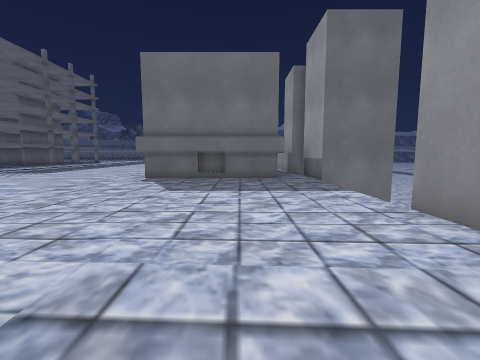
view 1 (above)

24 first-person views from a walk through a 3-D level made in the Unity game engine. The camera is 1.2 m above the floor, tilts 6° down and sees 90° across. The floor is counted in squares, 2 m on a side. Each view is taken from the middle of a square. On the plan, view 1 faces up. The plan holds only what a view shows up to about 9 squares ahead; the rest is blank. The place goes on beyond the plan. The player character is not drawn. Some surface patterns are stand-ins.

view 2
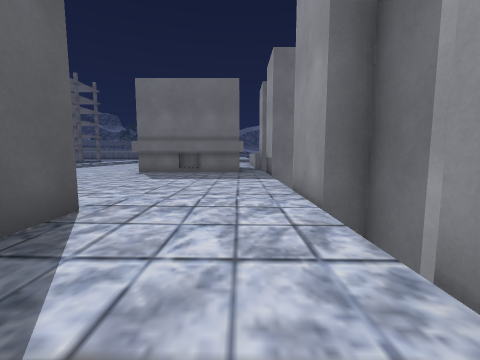

view 3
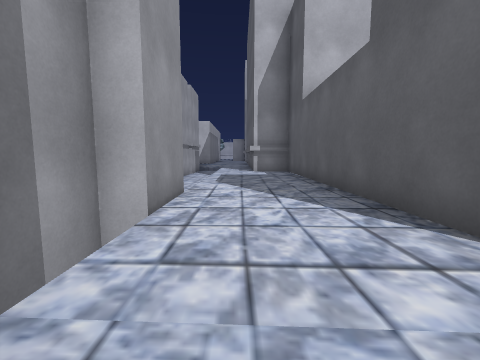

view 4
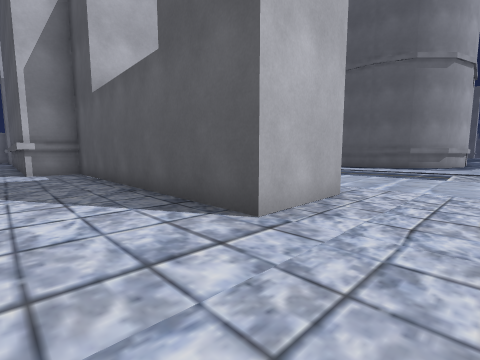

view 5
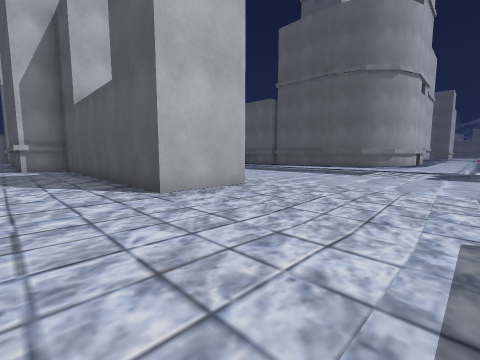

view 6
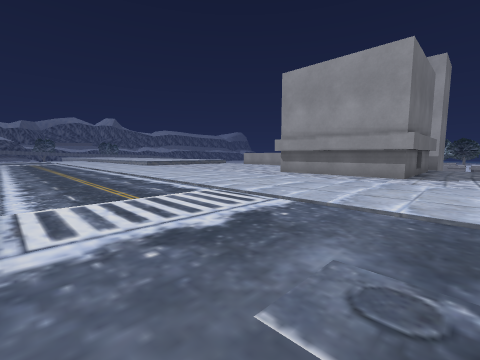

view 7
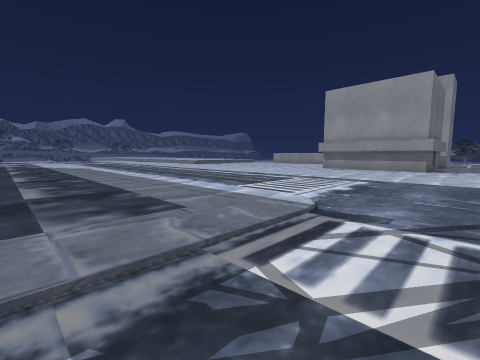

view 8
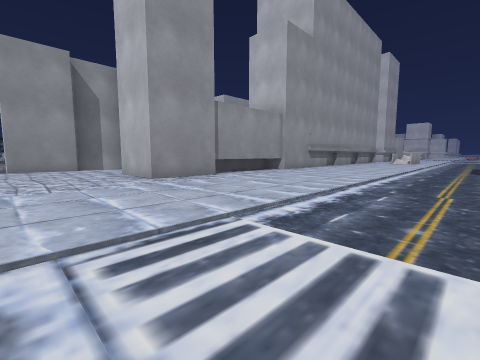

view 9
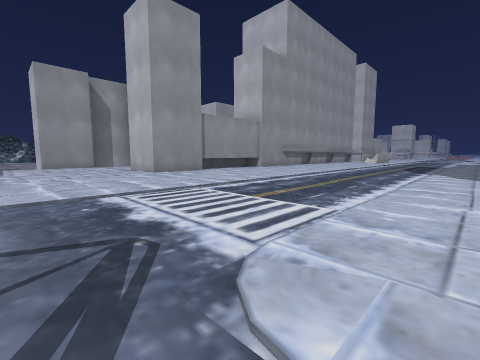

view 10
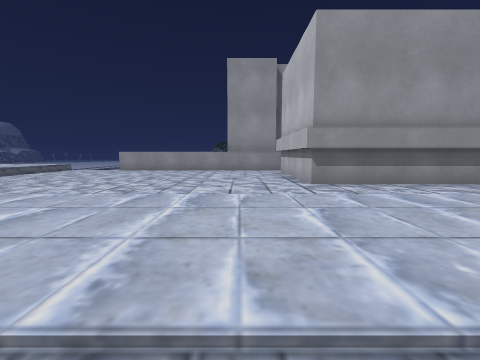

view 11
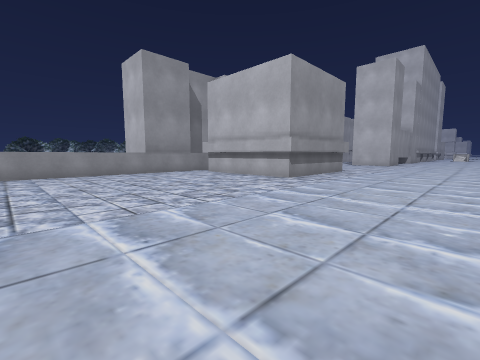

view 12
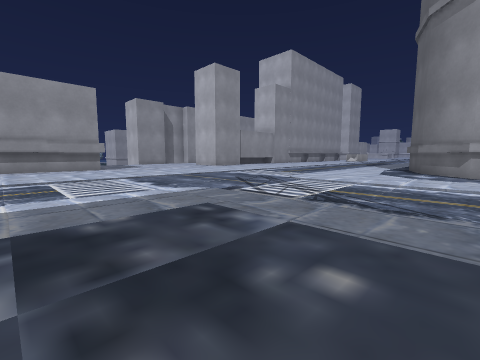

view 13
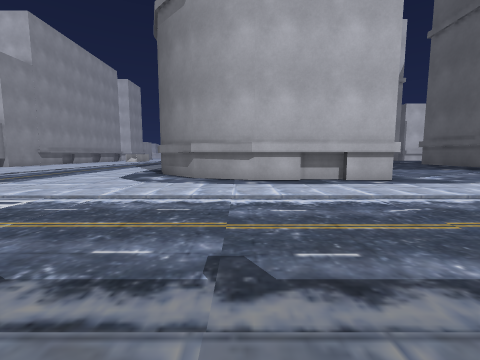

view 14
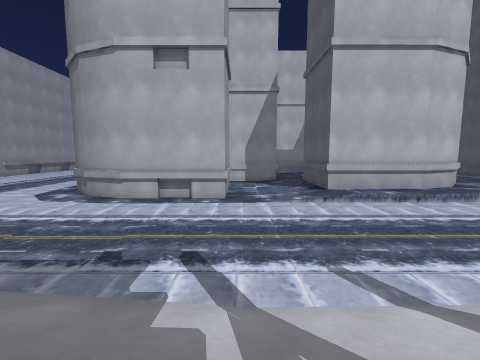

view 15
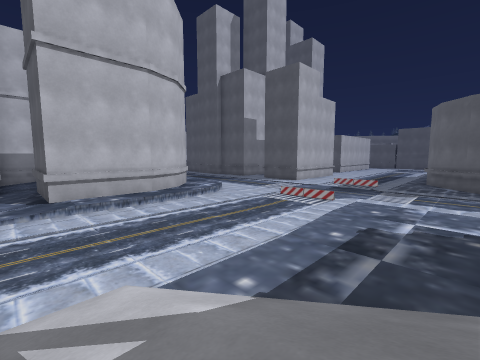

view 16
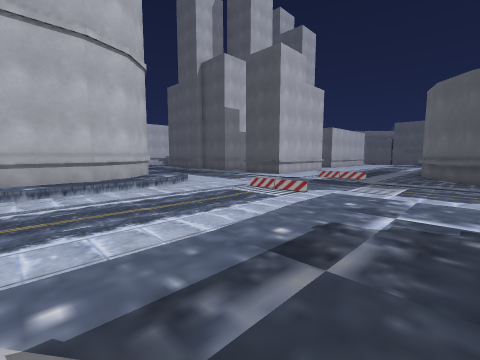

view 17
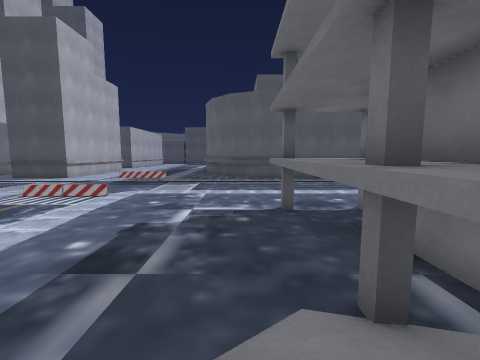

view 18
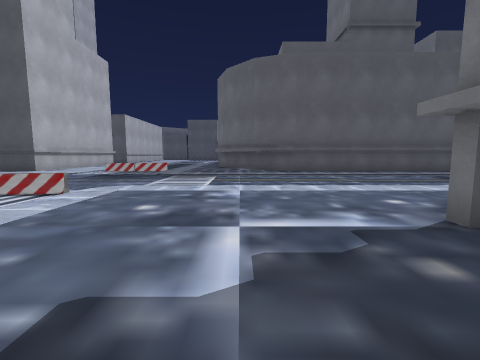

view 19
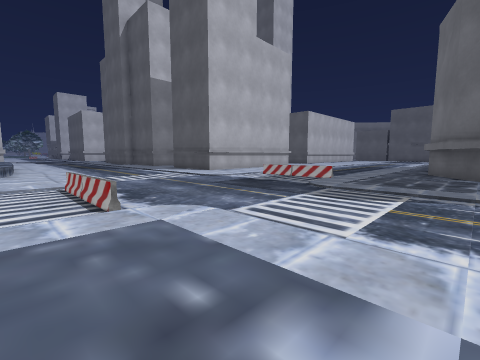

view 20
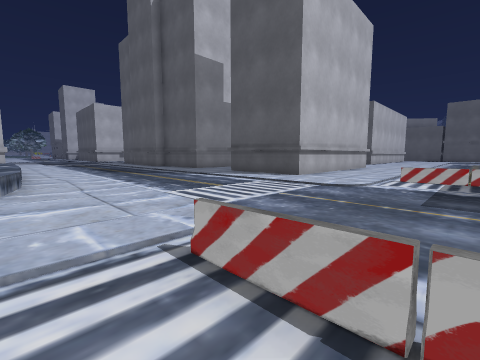

view 21
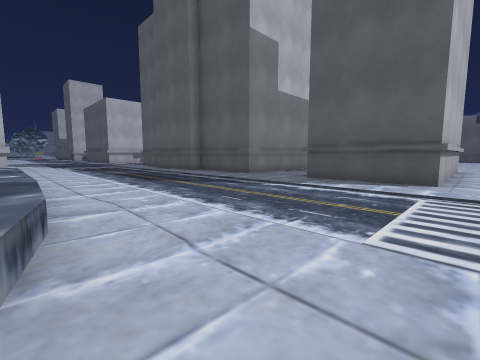

view 22
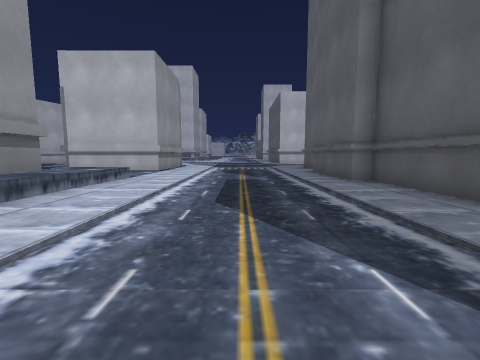

view 23
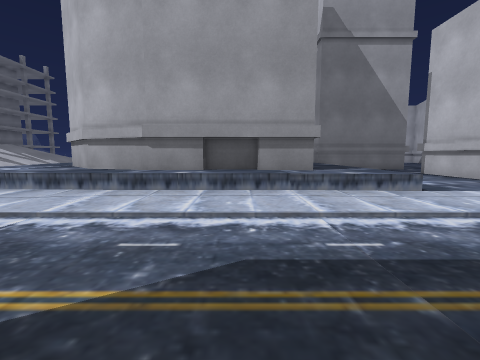

view 24
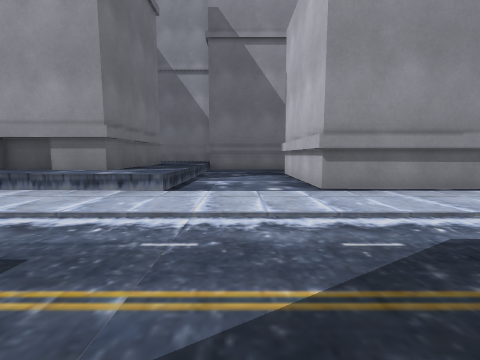

### Floor plan
Key: @ floor where view 1 was taken; # wall or solid block; . main floor; : floor 0.25 m higher than the main floor; + floor 0.5 m higher than the main floor; - floor 2.75 m lower than the main floor; / step, stairs or slope; = window, fence, low wall or low ledge; v drop or lower ground.
Columns run from 37 left of view 1 to 3 right of it. Each row starts with its distance up from view 1.
 15    #..                   ..............#
 14    #.....                ..............#
 13    #.......              ..............#
 12    #........###          ..............#
 11    #......#...#          ..............#
 10   ##..........////       ..............#
  9  ##............/// /    ...........#####
  8 ##.............///////  ...........##
  7 ................///////............##
  6 ...=....=..........................#####
  5    =....=..............................-
  4   .=....=..............................-
  3 .......................................#
  2 ...........///////.....................#
  1 ####...../+++####:..#####..............##
  0    #...../+###  #:..#   ##.........##@.v#
 -1    #.....+##    #:.      #.........##..##
 -2   .......+#     #:       ##........##..#
 -3   .......+#                ........##..v
 -4   ##.....+#                ........##..v
 -5    #.....+####             .......  #..vv
 -6    #.....+++++             ......   #..vv
 -7    #...../////#            .....    ##. v
 -8    #..........#              ..      #.
 -9    #..........#              ..      #.
-10     .....####.#                      #.

Positions as (right, up) in squares from view 1, and headings:
1: (0, 0), facing up
2: (1, -2), facing up
3: (1, 2), facing down
4: (1, 2), facing down-left
5: (1, 4), facing down-left
6: (-9, 5), facing up-right
7: (-12, 5), facing up-right
8: (-8, 3), facing down-right
9: (-10, 4), facing down-right
10: (-7, 11), facing right
11: (-6, 15), facing down-right
12: (-13, 9), facing down-right
13: (-14, 7), facing down
14: (-18, 9), facing down
15: (-20, 10), facing down-left
16: (-22, 10), facing down-left
17: (-22, 10), facing left
18: (-25, 9), facing left
19: (-28, 9), facing down-left
20: (-28, 5), facing down-left
21: (-28, 2), facing down-left
22: (-31, -1), facing down
23: (-32, -4), facing right
24: (-32, -8), facing right
